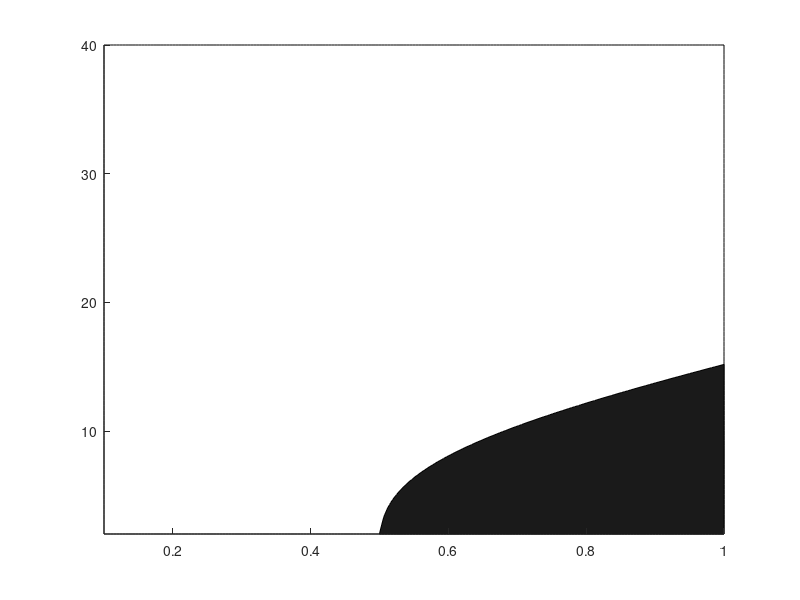

This figure's MATLAB source: (Note: this script raises an error after producing the figure.)
%This script generates figure 3 of the main text. We generate a
%discretisation of parameter space (group size and essentiality) and for
%each combination of parameter values, we evaluate whether random
%specialisation or fully coordinated specialisation has higher fitness. We
%do this for two different 'scales' of coordination costs.
clear all
close all

%parameter values and space discretisation

beta=0.01; %shape of costs
lambda=0.1; %scale of costs
Nmax=40;
Nmin=2;
size=linspace(Nmin,Nmax,100); %discretisation for group size
essen=linspace(0.1,1,2*length(size)); %discretisation for essentiality of cooperation

matt=[]; %store relative fitness of mechanisms here
%iterate through parameter space
for i=1:length(size)
    for j=1:length(essen)
        e=essen(j);
        N=size(i);
        stochcost=max((2.*e-1)./N,0); %analytical solution
        coordcost=(lambda.*(1-exp(-beta*N.*(N-1)/2))); %cost of coordination function
        matt(i,j)=stochcost/coordcost; %relative fitness of mechanisms
    end
end

%Generate figure
figure()
ftsz=50;
set(gcf, 'Position',  [0, 0, 800, 800])
y=[];
grid=3;
x=linspace(0.,.9,grid)
y=[];
for i=1:grid
    y(end+1,:)=1-[x(i) x(i) x(i)]
end
y(2,:)=y(1,:)
colormap(y)


v=[10]
[M,c]=contourf(essen, size,matt,[0,1,1000],'Color','k','ShowText','off', 'Linestyle','-')
c.LineWidth = 2;

set(gcf,'color','w');
ax = gca;
ax.XTick=[0.5 0.75 1];
ax.XTickLabel={'1/2', '3/4','1'};



ax.YTick=[2 20 40];
ax.FontSize = ftsz/2; 


axis([0.5 max(essen) min(size) max(size)])

lambda=0.025; %plot alternate scale of costs
cn=lambda.*(1-exp(-beta.*size.*(size-1)./2));
thresh2=(cn.*size+1)./2
hold on
plot(thresh2, size, 'Color','k', 'Linestyle','--','Linewidth',3)

